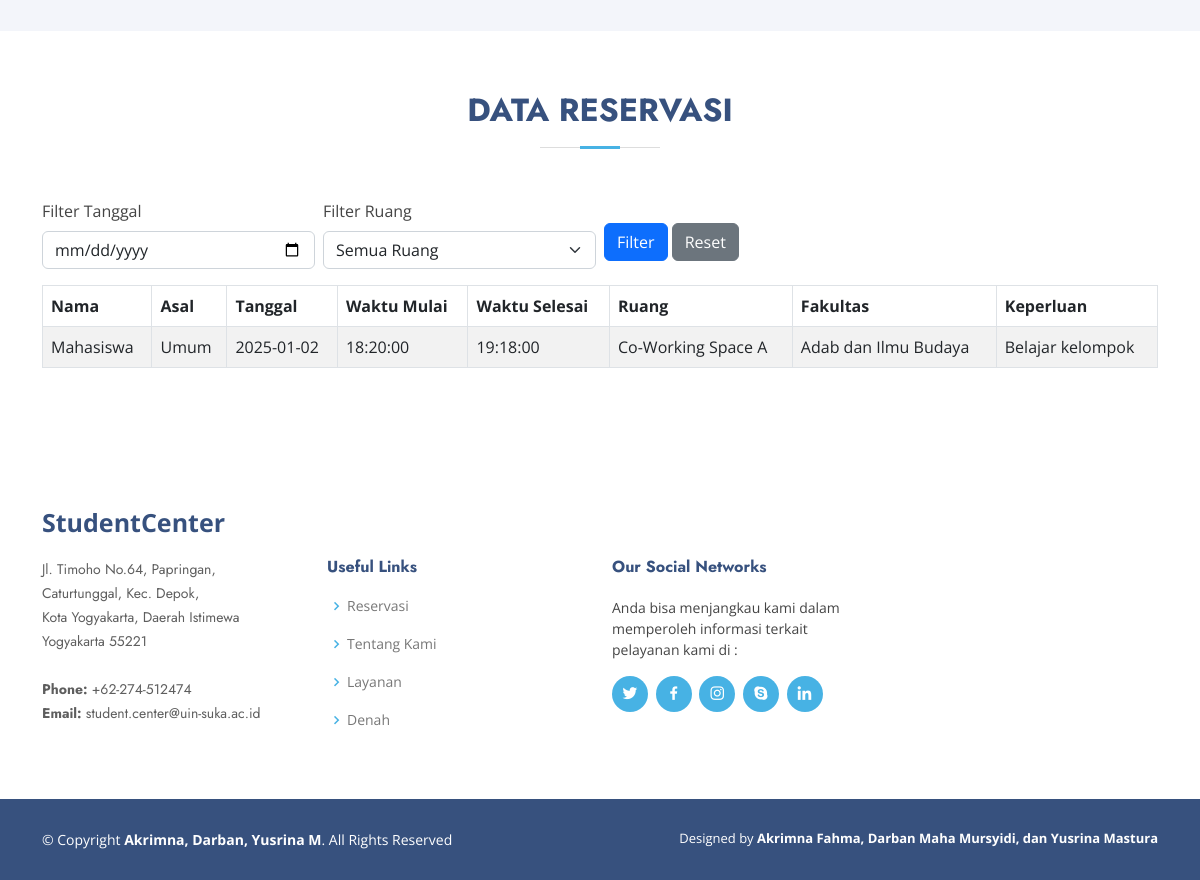
The app's page / (lower part), older data.
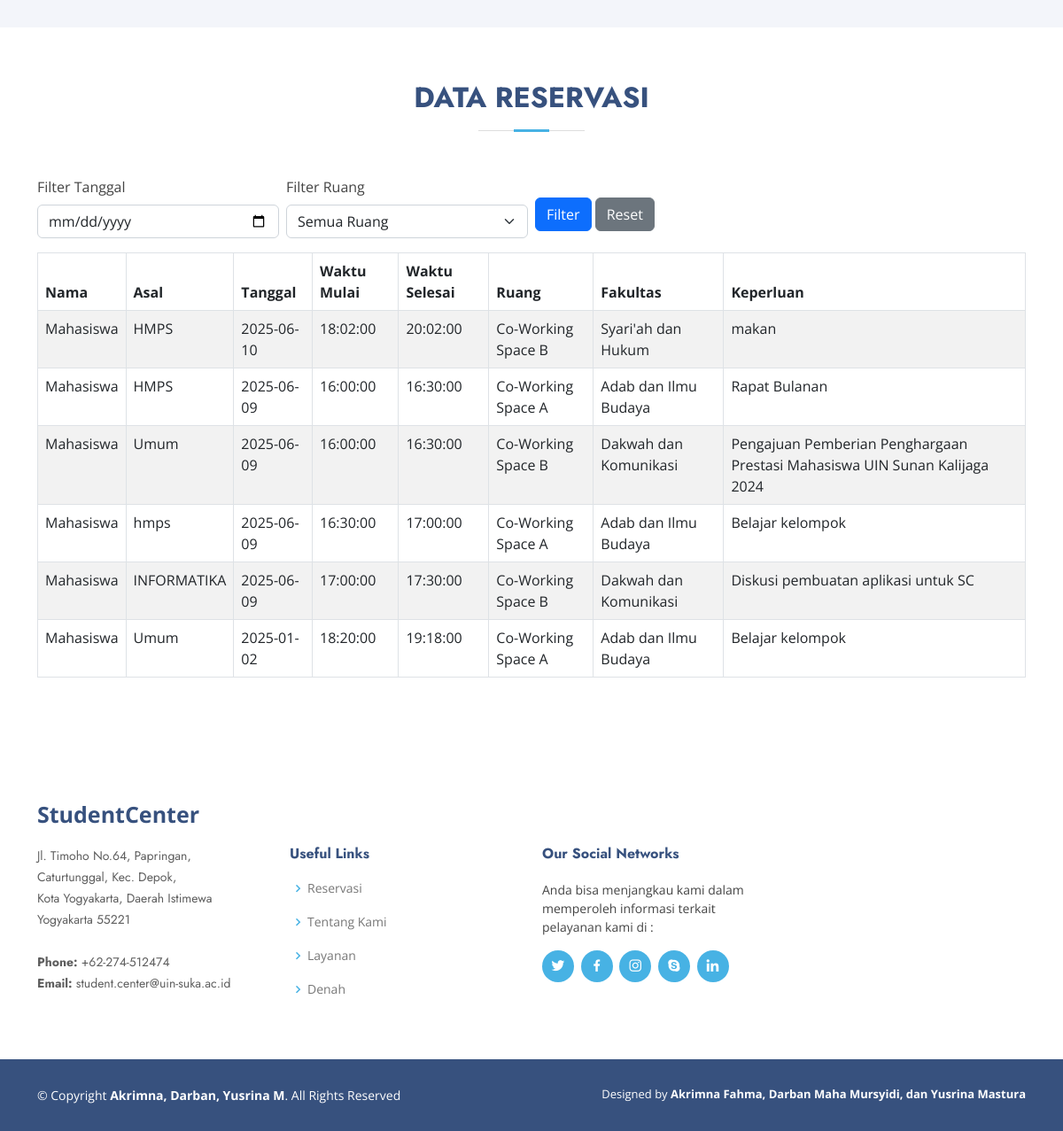
The same page, newer data.
### tables this page shows
CREATE TABLE `reservasi` (
  `id` int(11) NOT NULL,
  `nama` varchar(100) NOT NULL,
  `asal` varchar(255) NOT NULL,
  `fakultas` varchar(35) NOT NULL,
  `keperluan` varchar(100) NOT NULL,
  `ruang` varchar(100) NOT NULL,
  `tanggal` date NOT NULL,
  `waktu` time NOT NULL,
  `waktu_selesai` time NOT NULL
);

### index.php (the view, shortened to what the changed rows need)
<?php
include 'koneksi.php';
$sql = "SELECT * FROM reservasi";
$sql .= " ORDER BY tanggal DESC, waktu ASC";
$result = $conn->query($sql);
?>
<!DOCTYPE html>
<html lang="en">
<head>
  <link href="assets/vendor/aos/aos.css" rel="stylesheet">
  <link href="assets/vendor/bootstrap/css/bootstrap.min.css" rel="stylesheet">
  <link href="assets/vendor/bootstrap-icons/bootstrap-icons.css" rel="stylesheet">
  <link href="assets/vendor/boxicons/css/boxicons.min.css" rel="stylesheet">
  <link href="assets/vendor/glightbox/css/glightbox.min.css" rel="stylesheet">
  <link href="assets/vendor/remixicon/remixicon.css" rel="stylesheet">
  <link href="assets/vendor/swiper/swiper-bundle.min.css" rel="stylesheet">
  <link href="assets/css/style.css" rel="stylesheet">
</head>
<body>
  <main id="main">
<section id="reservasi" class="reservasi">
  <div class="container" data-aos="fade-up">
    <div class="section-title">
      <h2>Data Reservasi</h2>
    </div>
    <div class="table-responsive">
      <table class="table table-striped table-bordered">
          <thead>
              <tr>
                  <th>Nama</th>
                  <th>Asal</th>
                  <th>Tanggal</th>
                  <th>Waktu Mulai</th>
                  <th>Waktu Selesai</th>
                  <th>Ruang</th>
                  <th>Fakultas</th>
                  <th>Keperluan</th>
              </tr>
          </thead>
          <tbody>
              <?php
              if ($result->num_rows > 0) {
                  while ($row = $result->fetch_assoc()) {
                      echo "<tr>
                          <td>" . htmlspecialchars($row['nama']) . "</td>
                          <td>" . htmlspecialchars($row['asal']) . "</td>
                          <td>" . htmlspecialchars($row['tanggal']) . "</td>
                          <td>" . htmlspecialchars($row['waktu']) . "</td>
                          <td>" . htmlspecialchars($row['waktu_selesai']) . "</td>
                          <td>" . htmlspecialchars($row['ruang']) . "</td>
                          <td>" . htmlspecialchars($row['fakultas']) . "</td>
                          <td>" . htmlspecialchars($row['keperluan']) . "</td>
                      </tr>";
                  }
              } else {
                  echo "<tr><td colspan='8' style='text-align:center;'>Tidak ada data yang ditemukan.</td></tr>";
              }
              ?>
          </tbody>
      </table>
    </div>
  </div>
</section>
</body>
</html>

Row changes from the older to the newer data that the page shows:
added reservasi: nama "Mahasiswa", asal "HMPS", tanggal "2025-06-10", waktu "18:02:00", waktu_selesai "20:02:00", ruang "Co-Working Space B", fakultas "Syari'ah dan Hukum", keperluan "makan"
added reservasi: nama "Mahasiswa", asal "HMPS", tanggal "2025-06-09", waktu "16:00:00", waktu_selesai "16:30:00", ruang "Co-Working Space A", fakultas "Adab dan Ilmu Budaya", keperluan "Rapat Bulanan"
added reservasi: nama "Mahasiswa", asal "Umum", tanggal "2025-06-09", waktu "16:00:00", waktu_selesai "16:30:00", ruang "Co-Working Space B", fakultas "Dakwah dan Komunikasi", keperluan "Pengajuan Pemberian Penghargaan Prestasi Mahasiswa UIN Sunan Kalijaga 2024"
added reservasi: nama "Mahasiswa", asal "hmps", tanggal "2025-06-09", waktu "16:30:00", waktu_selesai "17:00:00", ruang "Co-Working Space A", fakultas "Adab dan Ilmu Budaya", keperluan "Belajar kelompok"
added reservasi: nama "Mahasiswa", asal "INFORMATIKA", tanggal "2025-06-09", waktu "17:00:00", waktu_selesai "17:30:00", ruang "Co-Working Space B", fakultas "Dakwah dan Komunikasi", keperluan "Diskusi pembuatan aplikasi untuk SC"
